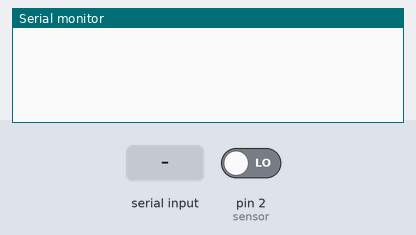
The sketch below on a simulated Arduino Uno, built with avr-gcc and run on an emulated ATmega328P. Parts: the last lines printed to the serial monitor. Inputs (shaded band) come from the test bench; at power-on: pin 2 (sensor) LOW. The modem accepts every AT command (registered, SIM ready, sends succeed) and sends nothing else.

Above: at 1.2 s.
1.3 s: pin 2 (sensor) driven HIGH
At 2.2 s:
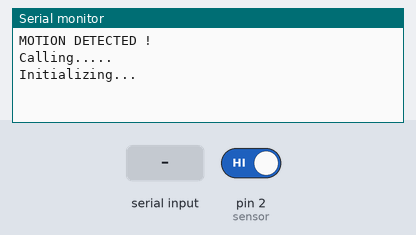
2.9 s: "1" received over the second serial link
At 3.3 s:
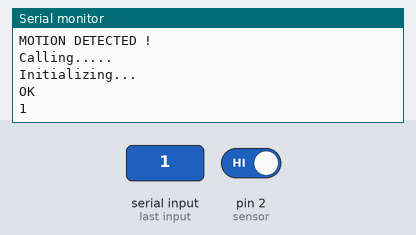

The sketch:

PIR-CODE.ino
```cpp
#include <SoftwareSerial.h>

//int sensor = 14; for Node MCU
int sensor = 2; //For Arduino UNO
int val = 0;

SoftwareSerial GSM(7, 6); // SoftwareSerial(rxPin, txPin, inverse_logic), creating object for sending AT Commands to GSM Module

void setup() {

  Serial.begin(9600);
  GSM.begin(9600);
  pinMode(sensor,INPUT);

}

void loop() {

val = digitalRead(sensor);
  delay(100);
  if (val == HIGH){
    Serial.println("MOTION DETECTED !");
    Serial.println("Calling.....");
    callup();
    delay(700);
  }

}

void update(){
  delay(500);
  while (Serial.available())
  {
    GSM.write(Serial.read()); //Forward what Serial received to Software Serial Port
  }
  while(GSM.available())
  {
    Serial.write(GSM.read()); //Forward what Software Serial received to Serial Port
  }
}

void callup(){
  Serial.println("Initializing...");
  delay(1000);

  GSM.println("AT"); // If initialization is success GSM Module will return "OK"
  update();
  GSM.println("ATD+ +916369727213;"); //  phone number to dial
  update();
  delay(20000); // wait for 20 seconds...
  GSM.println("ATH"); //hang up the call
  update();
}
```

Measured:
- after the input at 1.3 s, the serial monitor: prints a new line after 0.10 s (image 1)
- after the input at 2.9 s, the serial monitor: prints a new line at once (image 2)
